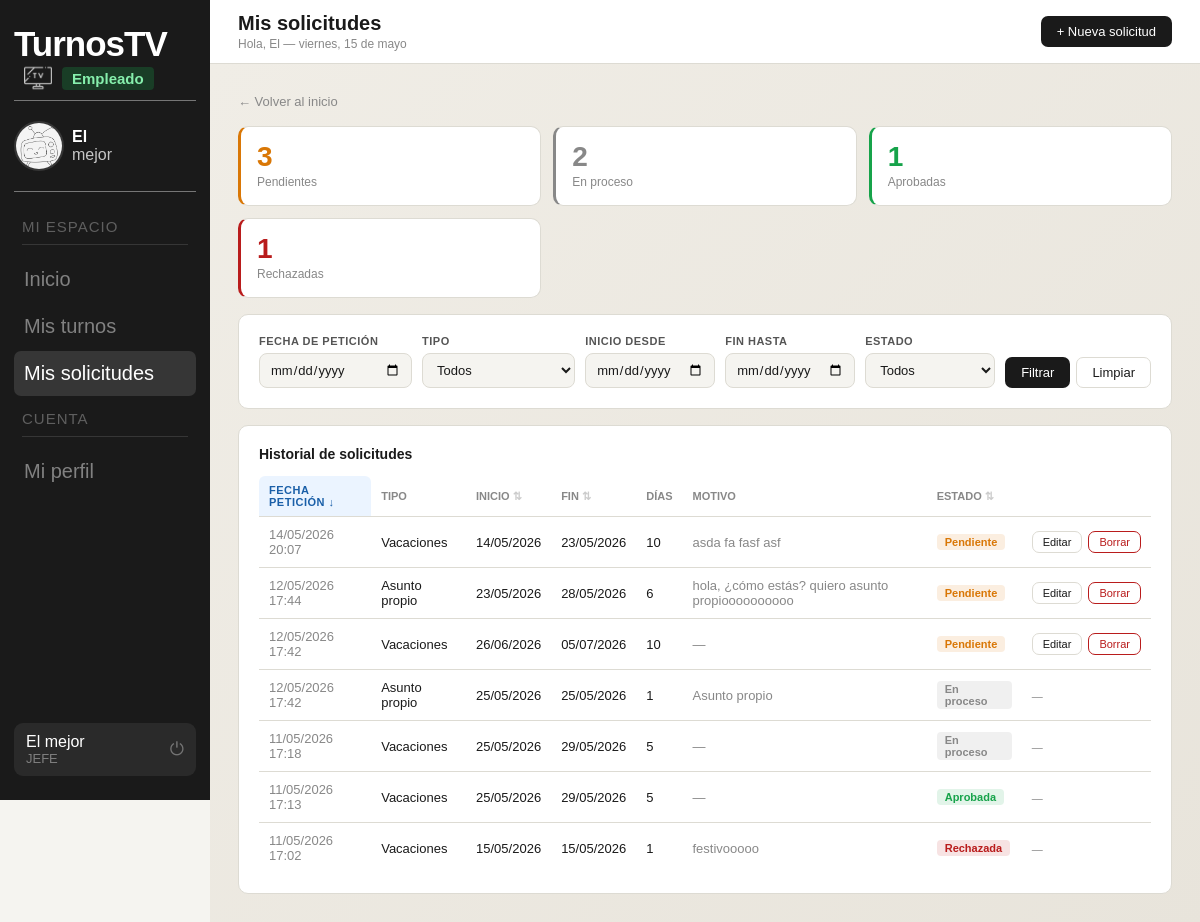
Page /panel_empleado/mis_solicitudes.php (signed in) on the earlier database version.
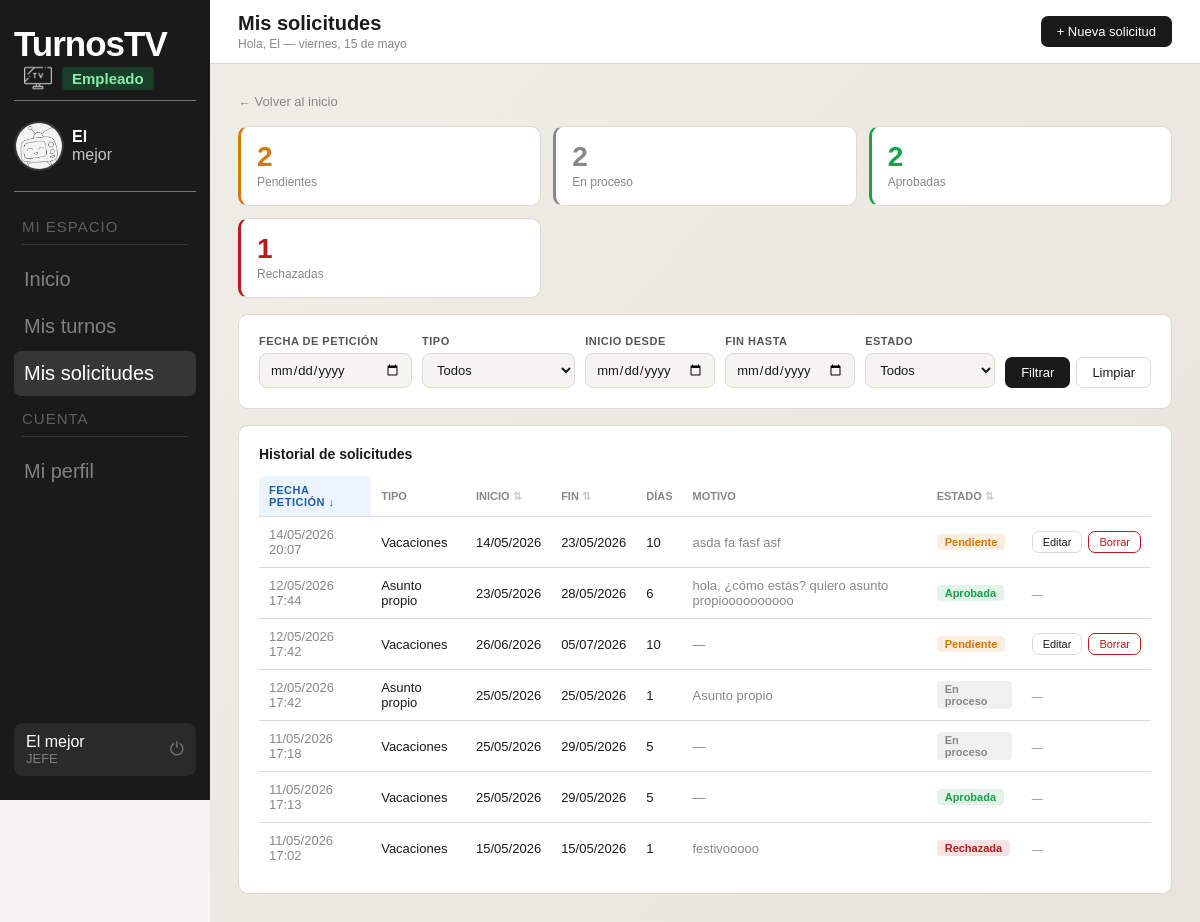
Same page on the later database version.
### tables this page shows
CREATE TABLE `vacaciones` (
  `id` int(11) NOT NULL,
  `empleado_id` int(11) NOT NULL,
  `fecha_inicio` date NOT NULL,
  `fecha_fin` date NOT NULL,
  `dias` int(11) NOT NULL,
  `motivo` varchar(255) DEFAULT NULL,
  `estado` enum('pendiente','en_proceso','aprobada','rechazada') NOT NULL DEFAULT 'pendiente',
  `fecha_peticion` datetime NOT NULL DEFAULT current_timestamp()
);

### panel_empleado/mis_solicitudes.php (the view, shortened to what the changed rows need)
<?php
$conn = new mysqli("localhost", "root", "", "turnostv");
$conn->set_charset("utf8mb4");
$usuario_id = $_SESSION['usuario_id'];
$stmt = $conn->prepare("SELECT id FROM empleados WHERE usuario_id = ?");
$stmt->bind_param("i", $usuario_id);
$stmt->execute();
$empleado = $stmt->get_result()->fetch_assoc();
$empleado_id = $empleado['id'];
$editando = null;
$stmt = $conn->prepare("
    SELECT estado, COUNT(*) AS total
    FROM vacaciones WHERE empleado_id = ?
    GROUP BY estado
");
$stmt->bind_param("i", $empleado_id);
$stmt->execute();
$resumen_raw = $stmt->get_result()->fetch_all(MYSQLI_ASSOC);
$resumen = ['pendiente' => 0, 'en_proceso' => 0, 'aprobada' => 0, 'rechazada' => 0];
foreach ($resumen_raw as $r) {
  if (isset($resumen[$r['estado']]))
    $resumen[$r['estado']] = (int) $r['total'];
}
$where = ["empleado_id = ?"];
$params = [$empleado_id];
$types = "i";
$f_peticion = $_GET['f_peticion'] ?? '';
$f_tipo = $_GET['f_tipo'] ?? '';
$f_inicio = $_GET['f_inicio'] ?? '';
$f_fin = $_GET['f_fin'] ?? '';
$f_estado = $_GET['f_estado'] ?? '';
$columnas_validas = ['fecha_peticion', 'fecha_inicio', 'fecha_fin', 'estado'];
$orden_col = in_array($_GET['orden'] ?? '', $columnas_validas) ? $_GET['orden'] : 'fecha_peticion';
$orden_dir = strtoupper($_GET['dir'] ?? 'DESC') === 'ASC' ? 'ASC' : 'DESC';
$sql = "SELECT id, fecha_inicio, fecha_fin, dias, motivo, estado, fecha_peticion FROM vacaciones WHERE " . implode(" AND ", $where) . " ORDER BY {$orden_col} {$orden_dir}";
$stmt = $conn->prepare($sql);
$stmt->bind_param($types, ...$params);
$stmt->execute();
$historial = $stmt->get_result()->fetch_all(MYSQLI_ASSOC);
?>
<!DOCTYPE html>
<html lang="es">
<head>
  <link rel="stylesheet" href="../fragmentos/styles/base.css">
  <link rel="stylesheet" href="styles/panel_empleado.css">
  <link rel="stylesheet" href="https://cdn.jsdelivr.net/npm/flatpickr/dist/flatpickr.min.css">
</head>
<body>
  <div class="content">
    <div class="body">
      <div class="stats-grid" style="margin-bottom:16px">
        <div class="stat" style="cursor:pointer; border-left:3px solid #D97706"
          onclick="window.location='mis_solicitudes.php?f_estado=pendiente'">
          <div class="stat-num" style="color:#D97706"><?= $resumen['pendiente'] ?></div>
          <div class="stat-label">Pendientes</div>
        </div>
        <div class="stat" style="cursor:pointer; border-left:3px solid #16A34A"
          onclick="window.location='mis_solicitudes.php?f_estado=aprobada'">
          <div class="stat-num" style="color:#16A34A"><?= $resumen['aprobada'] ?></div>
          <div class="stat-label">Aprobadas</div>
        </div>
      </div>
      <div class="card">
        <?php if (empty($historial)): ?>
          <p style="color:var(--suave); font-size:13px; padding:12px 0;">No hay solicitudes que coincidan.</p>
        <?php else: ?>
          <table class="table">
            <?php
            $params_url = array_filter([
              'f_peticion' => $f_peticion,
              'f_tipo' => $f_tipo,
              'f_inicio' => $f_inicio,
              'f_fin' => $f_fin,
              'f_estado' => $f_estado,
            ]);
            function th_ordenable($label, $col, $orden_col, $orden_dir, $params_url)
            {
              $es_activo = $orden_col === $col;
              $nueva_dir = ($es_activo && $orden_dir === 'ASC') ? 'DESC' : 'ASC';
              $url = 'mis_solicitudes.php?' . http_build_query(array_merge($params_url, ['orden' => $col, 'dir' => $nueva_dir]));
              $icono = $es_activo ? ($orden_dir === 'ASC' ? ' ↑' : ' ↓') : ' ⇅';
              if ($es_activo) {
                return "<th style='background:#EBF4FF; padding:8px 10px; border-radius:6px 6px 0 0'>
                  <a href='{$url}' style='text-decoration:none; color:#1a5fa8; font-weight:600; font-size:11px; text-transform:uppercase; letter-spacing:0.5px'>
              {$label}{$icono}
               </a></th>";
              } else {
                return "<th> <a href='{$url}' style='text-decoration:none; color:inherit'>
              {$label}<span style='color:#ccc; font-size:11px'>{$icono}</span> </a> </th>";
              }
            }
            ?>
            <thead>
              <tr>
                <?= th_ordenable('Fecha petición', 'fecha_peticion', $orden_col, $orden_dir, $params_url) ?>
                <th>Tipo</th>
                <?= th_ordenable('Inicio', 'fecha_inicio', $orden_col, $orden_dir, $params_url) ?>
                <?= th_ordenable('Fin', 'fecha_fin', $orden_col, $orden_dir, $params_url) ?>
                <th>Días</th>
                <th>Motivo</th>
                <?= th_ordenable('Estado', 'estado', $orden_col, $orden_dir, $params_url) ?>
                <th></th>
              </tr>
            </thead>
            <tbody>
              <?php foreach ($historial as $sol):
                $clase = match ($sol['estado']) { 'aprobada' => 'badge-ok', 'rechazada' => 'badge-peligro', 'en_proceso' => 'badge-neutro', default => 'badge-aviso'};
                $label = match ($sol['estado']) { 'aprobada' => 'Aprobada', 'rechazada' => 'Rechazada', 'en_proceso' => 'En proceso', default => 'Pendiente'};
                $tipo_label = match (true) {
                  strpos($sol['motivo'] ?? '', 'Asunto propio') === 0 => 'Asunto propio',
                  strpos($sol['motivo'] ?? '', 'Médico') === 0 => 'Médico',
                  strpos($sol['motivo'] ?? '', 'Otro') === 0 => 'Otro',
                  default => 'Vacaciones',
                };
                $motivo_limpio = preg_replace('/^(Asunto propio|Médico|Otro): ?/', '', $sol['motivo'] ?? '');
                $es_pendiente = $sol['estado'] === 'pendiente';
                $es_editando = $editando && $editando['id'] === $sol['id'];
                ?>
                <tr <?= $es_editando ? 'style="background:rgba(0,0,0,0.03)"' : '' ?>>
                  <td style="color:var(--suave)"><?= date('d/m/Y H:i', strtotime($sol['fecha_peticion'])) ?></td>
                  <td><?= $tipo_label ?></td>
                  <td><?= date('d/m/Y', strtotime($sol['fecha_inicio'])) ?></td>
                  <td><?= date('d/m/Y', strtotime($sol['fecha_fin'])) ?></td>
                  <td><?= $sol['dias'] ?></td>
                  <td style="color:var(--suave)"><?= $motivo_limpio ? htmlspecialchars($motivo_limpio) : '—' ?></td>
                  <td><span class="badge <?= $clase ?>"><?= $label ?></span></td>
                  <td>
                    <?php if ($es_pendiente): ?>
                      <div style="display:flex; gap:6px">
                        <button onclick="abrirModalEditar(
                          '<?= $sol['id'] ?>',
                          '<?= $tipo_label === 'Vacaciones' ? 'vacaciones' : (strpos($sol['motivo'], 'Asunto') === 0 ? 'asunto' : (strpos($sol['motivo'], 'Médico') === 0 ? 'medico' : 'otro')) ?>',
                          '<?= $sol['fecha_inicio'] ?>',
                          '<?= $sol['fecha_fin'] ?>',
                          '<?= htmlspecialchars(preg_replace('/^(Asunto propio|Médico|Otro): ?/', '', $sol['motivo'] ?? ''), ENT_QUOTES) ?>'
                        )" class="btn-outline" style="font-size:11px; padding:4px 10px">Editar</button>
                        <a href="mis_solicitudes.php?accion=borrar&id=<?= $sol['id'] ?>" class="btn-outline"
                          style="font-size:11px; padding:4px 10px; color:var(--peligro); border-color:var(--peligro)"
                          onclick="return confirm('¿Seguro que quieres eliminar esta solicitud?')">Borrar</a>
                      </div>
                    <?php else: ?>
                      <span style="color:var(--suave); font-size:11px">—</span>
                    <?php endif; ?>
                  </td>
                </tr>
              <?php endforeach; ?>
            </tbody>
          </table>
        <?php endif; ?>
      </div>
    </div>
  </div>
</body>
</html>

Differences in the rows shown:
changed vacaciones "hola, ¿cómo estás? quiero asunto propioooooooooo": estado "Pendiente" → "Aprobada"; estado "Editar Borrar" → "—"
Other differences:
$resumen['pendiente']: "3" → "2"
$resumen['aprobada']: "1" → "2"
